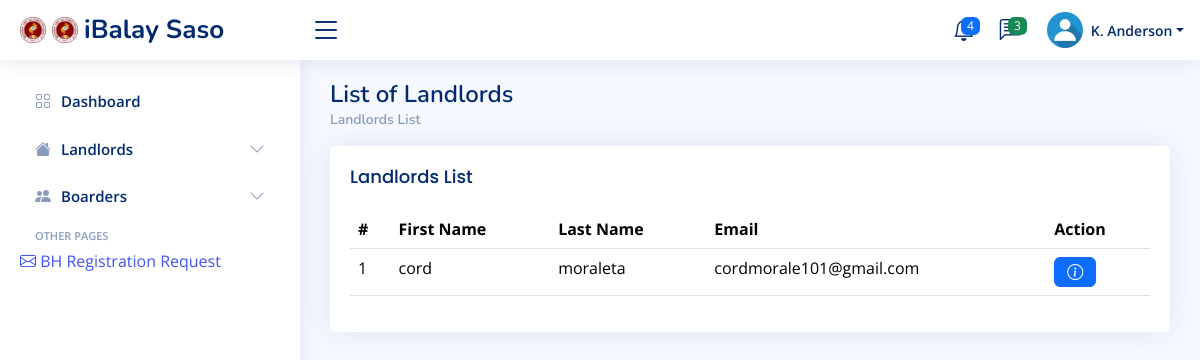
/saso/landlords/list_of_landlords.php, run on the app's committed database.
### tables this page shows
CREATE TABLE `landlord_acc` (
  `landlord_id` int(11) NOT NULL,
  `first_name` varchar(50) NOT NULL,
  `last_name` varchar(50) NOT NULL,
  `email` varchar(100) NOT NULL,
  `password` varchar(255) NOT NULL,
  `phone_number` varchar(15) DEFAULT NULL,
  `address` varchar(255) DEFAULT NULL
);

### saso/landlords/views/landlords-show.php (the view, shortened to what this page needs)
<?php
include('../../database/config.php');
$query = "SELECT l.`landlord_id`, l.`first_name`, l.`last_name`, l.`email`, l.`phone_number`, l.`address`
          FROM `landlord_acc` l
          INNER JOIN `bh_information` b ON l.`landlord_id` = b.`landlord_id`
          WHERE b.`Status` = '1'";
$result = $conn->query($query);
$landlords = [];
if ($result->num_rows > 0) {
    while ($row = $result->fetch_assoc()) {
        $landlords[] = $row;
    }
}
?>
<main id="main" class="main">
    <div class="pagetitle">
        <h1>List of Landlords</h1>
        <nav>
            <ol class="breadcrumb">
                <li class="breadcrumb-item"><a href="#">Landlords List</a></li>
            </ol>
        </nav>
    </div>
    <div class="card">
        <div class="card-body">
            <h5 class="card-title">Landlords List</h5>
            <table class="table datatable">
                <thead>
                    <tr>
                        <th>#</th>
                        <th>First Name</th>
                        <th>Last Name</th>
                        <th>Email</th>
                        <th>Action</th>
                    </tr>
                </thead>
                <tbody>
                    <?php if (!empty($landlords)): ?>
                        <?php $count = 1; ?>
                        <?php foreach ($landlords as $landlord): ?>
                            <tr>
                                <td><?php echo $count++; ?></td>
                                <td><?php echo htmlspecialchars($landlord['first_name']); ?></td>
                                <td><?php echo htmlspecialchars($landlord['last_name']); ?></td>
                                <td><?php echo htmlspecialchars($landlord['email']); ?></td>
                                <td>
                                    <button class="btn btn-primary" data-bs-toggle="modal" data-bs-target="#actionModal" data-action-details="<?php echo htmlspecialchars(json_encode($landlord)); ?>">
                                        <i class="bi bi-info-circle"></i>
                                    </button>
                                </td>
                            </tr>
                        <?php endforeach; ?>
                    <?php else: ?>
                        <tr>
                            <td colspan="5">No landlords available!</td>
                        </tr>
                    <?php endif; ?>
                </tbody>
            </table>
        </div>
    </div>
</main>

### assets/css/style.css (style rules this page uses)
:root { scroll-behavior: smooth; }
body { font-family: "Open Sans", sans-serif; background: #f6f9ff; color: #444444; }
a { color: #4154f1; text-decoration: none; }
h1, h2, h3, h4, h5, h6 { font-family: "Nunito", sans-serif; }
#main { margin-top: 60px; padding: 20px 30px; transition: all 0.3s; }
.pagetitle { margin-bottom: 10px; }
.pagetitle h1 { font-size: 24px; margin-bottom: 0; font-weight: 600; color: #012970; }
.card { margin-bottom: 30px; border: none; border-radius: 5px; box-shadow: 0px 0 30px rgba(1, 41, 112, 0.1); }
.card-title { padding: 20px 0 15px 0; font-size: 18px; font-weight: 500; color: #012970; font-family: "Poppins", sans-serif; }
.card-body { padding: 0 20px 20px 20px; }
.breadcrumb { font-size: 14px; font-family: "Nunito", sans-serif; color: #899bbd; font-weight: 600; }
.breadcrumb a { color: #899bbd; transition: 0.3s; }
.breadcrumb .breadcrumb-item::before { color: #899bbd; }
@media (min-width: 1200px) { #main, #footer { margin-left: 300px; } }

### data on the page
landlord_acc: first_name "cord", last_name "moraleta", email "cordmorale101@gmail.com"
